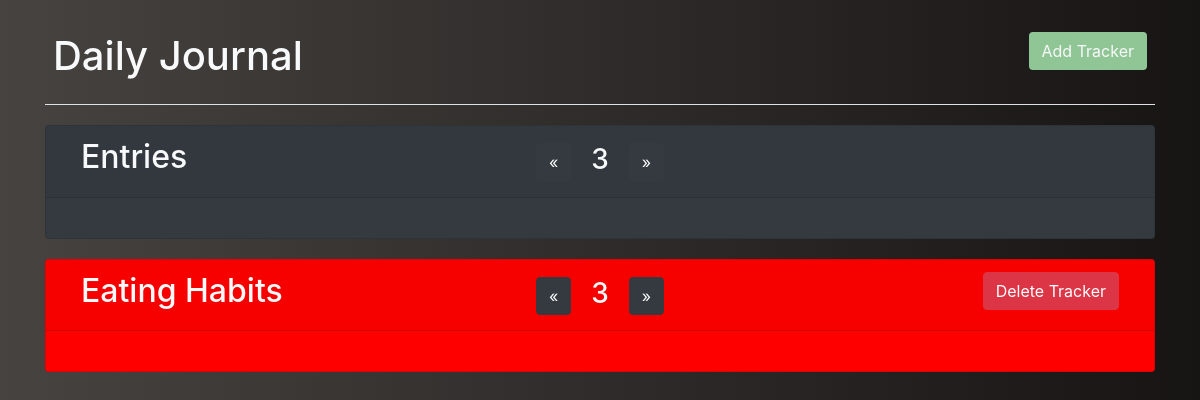
Page /journal/3 on the earlier database version.
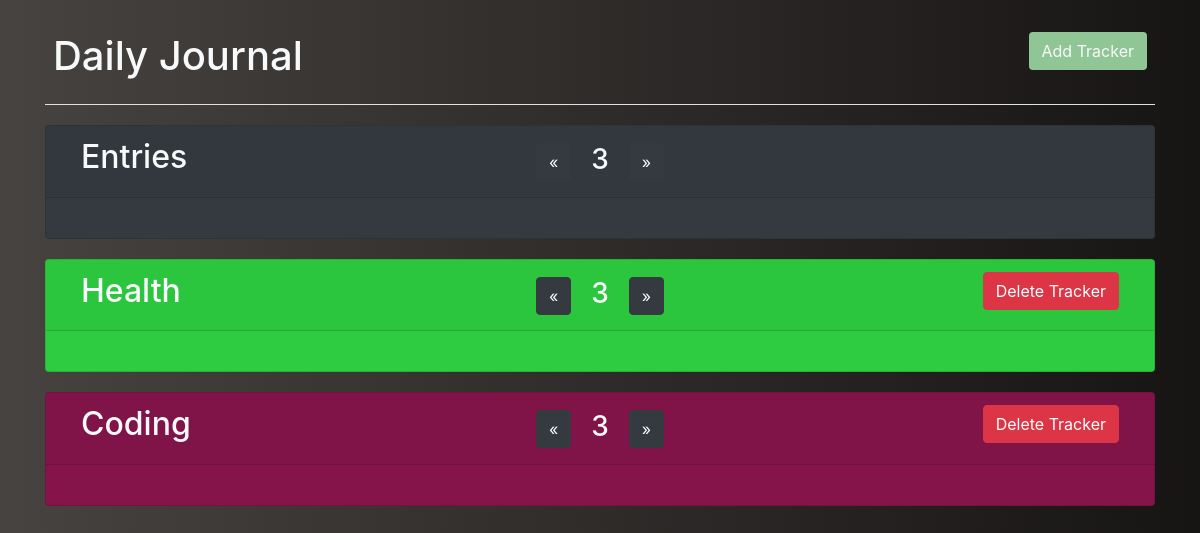
Same page on the later database version.
### journal/models.py (models this page shows, shortened)
class DataTracker(models.Model):
    name = models.CharField(max_length=200, unique=True)
    color = models.CharField(max_length=30)

### journal/views.py (the view)
# urls.py: path('', views.index, name='index'),
def index(request, year=None):
    trackers = DataTracker.objects.all()
    return render(
        request,
        'journal/index.html',
        {
            'trackers': trackers,
            'year': year
        }
    )

### journal/templates/journal/index.html (shortened to what this page needs)
{% extends "journal/base.html" %}
{% block head %}
	{% load static %}
{% endblock %}
{% block content %}
	<div class="pb-2 mt-4 mb-2 border-bottom">
		<div class="d-flex">
			<div class="p-2"><h1>Daily Journal</h1></div>
			<div class="ml-auto p-2">
				<button type="button" class="btn theme-btn" onclick="createTracker()">
					Add Tracker
				</button>
			</div>
			</div>
		</div>
	</div>
	{%  include "journal/grid_container.html" with title="Entries" year=year%}
	{% for tracker in trackers %}
		{%  include "journal/grid_container.html" with title=tracker.name tracker=tracker year=year %}
	{% endfor %}
{% endblock %}

### journal/templates/journal/base.html (shortened to what this page needs)
<!DOCTYPE html>
<head>
    {% load static %}
    <link rel="stylesheet" href="https://maxcdn.bootstrapcdn.com/bootstrap/4.0.0/css/bootstrap.min.css">
    <link rel="stylesheet" type="text/css" href="https://code.jquery.com/ui/1.12.1/themes/base/jquery-ui.css">
    <link rel="stylesheet" type="text/css" href="{% static 'journal/styles/style.css' %}">
    <link rel="stylesheet" type="text/css" href="{% static 'journal/styles/grid.css' %}">
</head>
<body class="body-container">
    <div class="container">
        {% block content %}{% endblock %}
</body>
</html>

### journal/templates/journal/grid_container.html (shortened to what this page needs)
{% with id=title|lower|cut:" " %}
<div class="container grid-container" id="{{id}}">
    <div
        class="card bg-dark text-light"
        {% if tracker %}
        style="background-color:{{tracker.color}} !important;"
        {% endif %}
    >
        <div class="card-header">
            <div class="container">
                <div class="row">
                    <div class="col-sm">
                        <h2> {{ title }} </h2>
                    </div>
                    <div class="col-sm">
                        <ul class="pagination justify-content-center">
                            <li class="page-item">
                                <button type="button" id="{{id}}-grid-prev" class="btn btn-dark grid-prev">
                                    &laquo;
                                </button>
                            </li>
                            <li class="page-item disabled d-flex justify-content-center">
                                <h3 id="{{id}}-grid-year" class="grid-year"></h3>
                            </li>
                            <li class="page-item">
                                <button type="button" id="{{id}}-grid-next" class="btn btn-dark grid-next">
                                    &raquo;
                                </button>
                            </li>
                        </ul>
                    </div>
                    <div class="col-sm">
                        {% if tracker %}
                            <button type="button" class="btn btn-danger float-right" onclick="deleteTracker('{{tracker.id}}')">
                                Delete Tracker
                            </button>
                        {% endif %}
                    </div>
                </div>
            </div>
        </div>
        <div class="card-body">
        </div>
    </div>
</div>
{% endwith %}

### journal/static/journal/styles/style.css (style rules this page uses)
.body-container { background: #171414; background: -webkit-linear-gradient(to right, #464340, #171414); background: linear-gradient(to right, #464340, #171414); color: #f8f9fa; }
.theme-btn { background-color: rgba(144, 198, 149, 1); color: #f8f9fa; }

### journal/static/journal/styles/grid.css (style rules this page uses)
.grid-container { margin-top: 20px; margin-bottom: 20px; }
.grid-year { padding-left: 20px; padding-right: 20px; }
.pagination { margin-top: 5px; margin-bottom: 0px; }

Differences in the rows shown:
removed DataTracker: name "Eating Habits"
added DataTracker: name "Health"
added DataTracker: name "Coding"
